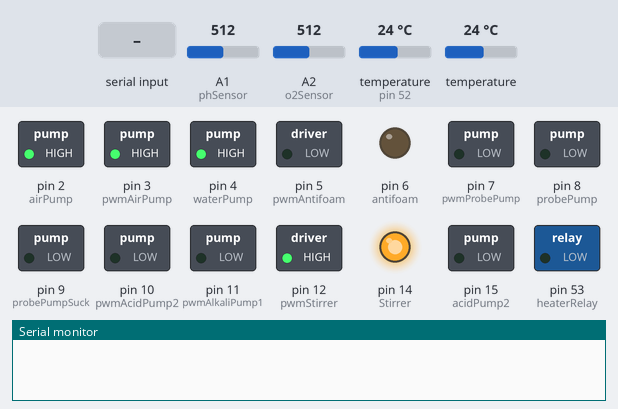
A sketch run on a simulated Arduino Mega 2560, built with avr-gcc and run on an emulated ATmega2560. On the bench: switched loads named in the sketch (green lamp = pin HIGH), output pins drawn as LEDs (lit = HIGH), the last lines printed to the serial monitor. The inputs (shaded band) are chosen by the test bench; at power-on: temperature (sensor on pin 52) 24 °C, A1 (phSensor) = 512, A2 (o2Sensor) = 512, temperature 24 °C.

Above: at 1.2 s.
1.3 s: temperature (sensor on pin 52) set to 27.5 °C
9.0 s: temperature (sensor on pin 52) set to 28.3 °C
At 12.8 s:
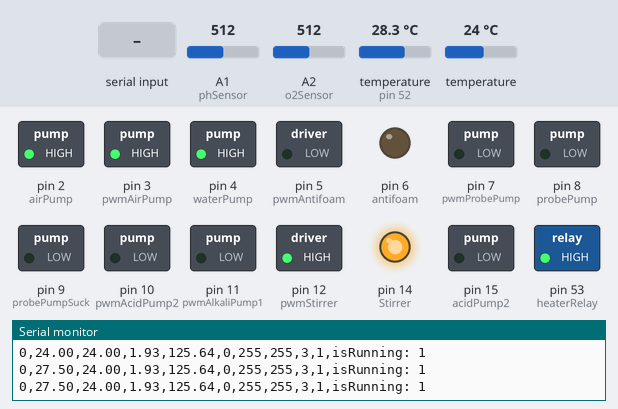
13.6 s: "90,45,200\n" received over Serial
At 16.5 s:
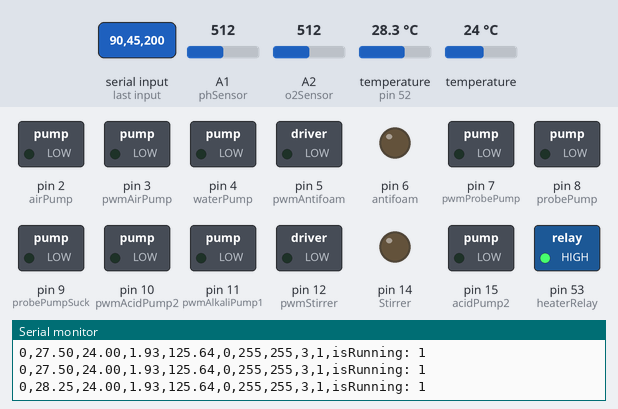
Timing chart, 0 to 18.0 s (numbered marks = the images above; inputs shaded):
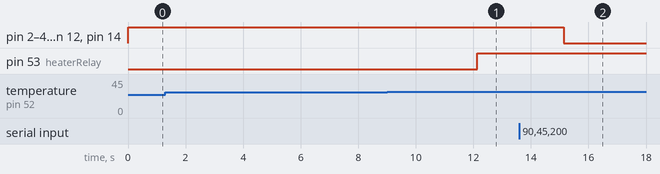

The sketch:

arduino_main_10_10.ino
```cpp
#include "OneWire.h"
#include "DallasTemperature.h"


int isRunning = 0;
float tempInput; // Temperature we want
float tempInsideOutput; // Temperature we have inside
float tempOutsideOutput; // Temperature we have outside
int phInputSignal; // signal to add alkali/acid  --- 0 - nothing, 1-add drop of acid 2- add drop of alkali

// ph
// calibration coeficients
float b_ph0 = 15.169377;
float b_ph1 = -0.025857;
// calibration coeficients o2
float b_o2_0 = -2.5641  ;
float b_o2_1 = 0.05128  ;

float phValueOutput; // pH we have
float phVoltage; // voltage from pH probe

//o2
float o2Voltage; // voltage from o2 sensor
float o2ValueOutput; //o2 we have


int stirRPM;
int antifoamInput;
int antifoamOutput;
int airRpmInput;
int sampleSignal = 0;
int stopSignal = 0;
unsigned long int cycleStartTime;
unsigned long int cycleEndTime;
String commentOutput;


unsigned long int totalCycleTime = 0;


// define pins
//(subboard pins)

#define free0 0
#define free1 1

#define airPump 2
#define pwmAirPump 3

#define waterPump 4
#define pwmAntifoam 5
#define antifoam 6

#define pwmProbePump  7
#define probePump 8
#define probePumpSuck 9


#define pwmAcidPump2 10
#define pwmAlkaliPump1 11
#define pwmStirrer 12 // speed of Stirrer (mieszadlo)
#define free13 13 // freee pwm

#define Stirrer 14
#define acidPump2 15 // peristalticPump 2
#define alkaliPump1 16 // peristalticPump 1

#define phSensor A1 //ph Sensor 15 pin analog   (13)
#define o2Sensor A2 // o2 sensor 16 pin analog  (14)


#define tempSensors 52 // both temperature sensors digital (16)


#define heaterRelay 53 // heater relay digital (11)

OneWire oneWire(tempSensors);
DallasTemperature tempSensorsOneWire(&oneWire);
//byte tempInsideSensorAdress[8] = {0x28, 0x18, 0x12, 0x43, 0xD4, 0xE1, 0x3C, 0x58}; // ten z kablami
byte tempOutsideSensorAdress[8] = {0x28, 0x9C, 0xE4, 0x43, 0xD4, 0xE1, 0x3C, 0x54}; // trytytka
byte tempInsideSensorAdress[8] = {0x28, 0x55, 0xDC, 0x43, 0xD4, 0xE1, 0x3C, 0xE7}; // ten z izolacja

void setup() {


  Serial.begin(115200);

  tempSensorsOneWire.begin();
  tempSensorsOneWire.setResolution(12);
  pinMode(airPump, OUTPUT);
  pinMode(pwmProbePump, OUTPUT);
  pinMode(waterPump, OUTPUT);
  pinMode(pwmAntifoam, OUTPUT);
  pinMode(pwmAirPump, OUTPUT);
  pinMode(Stirrer, OUTPUT);

  pinMode(probePumpSuck, OUTPUT);


  pinMode(pwmAcidPump2, OUTPUT);
  pinMode(pwmAlkaliPump1, OUTPUT);
  pinMode(pwmStirrer, OUTPUT);
  pinMode(acidPump2, OUTPUT);
  pinMode(alkaliPump1, OUTPUT);

  //pinMode(tempSensors, INPUT); // instance of onewire class

  pinMode(phSensor, INPUT);
  pinMode(o2Sensor, INPUT);
  pinMode(heaterRelay, OUTPUT);
  pinMode(probePump, OUTPUT);
  pinMode(antifoam, OUTPUT);


// ======= manual input for debugging
  sampleSignal = 0;
  commentOutput = "test_comment";
  tempInput = 28.0;
  phInputSignal = 7;
  stirRPM = 255; // send in PWM
  antifoamInput = 0;
  isRunning = 1;
  sampleSignal = 3; // 3 off
  stopSignal = 0;
  airRpmInput = 255;

}


void loop() {


  //=========================================== INPUT READ ==================================================
  if (Serial.available() > 0) {
    // Read the input from the serial port until a newline character is encountered
    String input = Serial.readStringUntil('\n');
    input.trim(); // Remove any trailing newline characters


    int count = 0;
    // Split the string
    String* input_arr = splitString(input, ',', count);


    // Convert the strings to appropriate types
    tempInput = input_arr[0].toFloat();
    phInputSignal = input_arr[1].toInt(); // ph input is now signal to add one drop of alkali/acid 0 - nothing 1- acid (lowers pH) 2 - alkali (ph- UP )
    stirRPM = input_arr[2].toInt();
    antifoamInput = input_arr[3].toInt();
    airRpmInput = input_arr[4].toInt();
    isRunning = input_arr[5].toInt();
    sampleSignal = input_arr[6].toInt();
    stopSignal = input_arr[7].toInt();


    // Free the allocated memory
    delete[] input_arr;
    // Print the input array for debugging
    //Serial.println(isRunning);
    // communicate about process start
    if (isRunning == 1) {
      // Start the process
      commentOutput+="Process running ";
      if(totalCycleTime ==0 ){cycleStartTime = millis();}


    } else if (isRunning == 0) {
      // Pause the process


      //Calculate process time
      cycleEndTime = millis();
      totalCycleTime = totalCycleTime + (cycleEndTime - cycleStartTime);

      commentOutput += "Process paused total Cycle time:";
      commentOutput += totalCycleTime;

    }


  }


    // ================================================ MAIN LOOP IF isRunning =============================
    if (isRunning == 1) {
      // WHOLE RUNNING CODE


    // ==================================== MOTORS ===========================

      digitalWrite(waterPump, HIGH);
      engineStartStop(airPump, airRpmInput);
      engineStartStop(Stirrer, stirRPM);


    //Temperature measurement and update
     tempSensorsOneWire.requestTemperatures();
     tempInsideOutput = tempSensorsOneWire.getTempC(tempInsideSensorAdress); // z izolacja
     tempOutsideOutput = tempSensorsOneWire.getTempC(tempOutsideSensorAdress); // z trytytka
    //Place for PH measurement and update


//============================ Temperature ====================


     if(tempInsideOutput >= tempInput){
      digitalWrite (heaterRelay, HIGH) ; // HIGH MEANS HEATER IS OFF!!!
      }
      else if(tempInsideOutput < tempInput){
      digitalWrite (heaterRelay, LOW) ; // LOW MEANS HEATER IS ON!!!
        }

//======================= PH - acid/alkali=============

// read from probe
phVoltage = analogRead(phSensor);
phValueOutput = b_ph0 + b_ph1*phVoltage;

if(phInputSignal == 0){}
else if (phInputSignal == 1){ //drop of acid

engineStartStop(acidPump2, 255);
delay(3000);
engineStartStop(acidPump2, 0);


}
else if (phInputSignal == 2 ) { //drop  of alkali
engineStartStop(alkaliPump1, 255);
delay(3000);
engineStartStop(alkaliPump1, 0);

}


//==========================o2==================
o2Voltage = analogRead(o2Sensor);
o2ValueOutput = b_o2_0 + (o2Voltage*5000/1024)*b_o2_1;


//====================== SAMPLE ================
//sampleSignal = 0;
    if(sampleSignal == 0){
      }

     else if (sampleSignal == 1){
      digitalWrite(probePump, HIGH); //23
      digitalWrite(probePumpSuck, LOW); //8
      analogWrite(pwmProbePump, 255); // 3
      commentOutput += "Sample taking in progress";

      }
     else if(sampleSignal == 2){
      digitalWrite(probePump, LOW);
      digitalWrite(probePumpSuck, HIGH);
      analogWrite(pwmProbePump, 255);
      commentOutput+="Sample taken returning remains";
      }
     else if (sampleSignal == 3){
      digitalWrite(probePump, LOW);
      digitalWrite(probePumpSuck, LOW);
      analogWrite(pwmProbePump, 0);
      commentOutput+="Process of sampling ended";
      }

    //====================== ANTIFOAM ================


      if(antifoamInput == 0){
        engineStartStop(antifoam,0);
      }else if (antifoamInput == 1){
      engineStartStop(antifoam, 255);
      } else {
        commentOutput+=", Wrong antifoam intput: ";
        commentOutput+=antifoamInput;

      }


//============================================

      //time = millis();
      //Serial.println(time);
      delay(3000);

// ==================================== arduino output to rasbery
{
    commentOutput = "isRunning: ";
    commentOutput += isRunning;
    Serial.print(totalCycleTime);
    Serial.print(",");
    Serial.print(tempInsideOutput);
    Serial.print(",");
    Serial.print(tempOutsideOutput); //  z trytytka
    Serial.print(",");
    Serial.print(phValueOutput);
    Serial.print(",");
    Serial.print(o2ValueOutput); // percentage of o2 in water (kinda)
    Serial.print(",");
    Serial.print(antifoamOutput);
    Serial.print(",");
    Serial.print(stirRPM);
    Serial.print(",");
    Serial.print(airRpmInput);
    Serial.print(",");
    Serial.print(sampleSignal);
    Serial.print(",");
    Serial.print(isRunning);
    Serial.print(",");
    Serial.println(commentOutput);

}


    } else if (isRunning == 0) {
      //Serial.println("is Running == 0");
      digitalWrite(waterPump, LOW);
      engineStartStop(airPump, 0);
      engineStartStop(Stirrer, 0);


    digitalWrite(heaterRelay, HIGH) ; // high means OFF


    digitalWrite(probePump, LOW);
    digitalWrite(probePumpSuck, LOW);
    analogWrite(pwmProbePump, 0);

    engineStartStop(antifoam,0);


    engineStartStop(acidPump2, 0);
    engineStartStop(alkaliPump1, 0);

      delay(3000);
      //NOTHING


    }


}


//============================= Functions ==============================


String* splitString(const String &str, char delimiter, int &count) {
  count = 1; // At least one substring exists
  for (int i = 0; i < str.length(); i++) {
    if (str[i] == delimiter) {
      count++;
    }
  }


  String* result = new String[count];
  int startIndex = 0;
  int resultIndex = 0;


  for (int i = 0; i <= str.length(); i++) {
    if (str[i] == delimiter || i == str.length()) {
      result[resultIndex++] = str.substring(startIndex, i);
      startIndex = i + 1;
    }
  }


  return result;
}


void engineStartStop(byte enginePin, byte PWM){
  byte pwmPin;
  byte eng = enginePin;
  switch (eng){
    case airPump:
      pwmPin = pwmAirPump;
      break;
    case waterPump:
      //pwmPin = pwmWaterPump;
      break;
    case Stirrer:
      pwmPin = pwmStirrer;
      break;
    case acidPump2:
      pwmPin = pwmAcidPump2;
      break;
    case alkaliPump1:
      pwmPin = pwmAlkaliPump1;
      break;
    case antifoam:
      pwmPin = pwmAntifoam;
      break;

    }
  if(PWM > 0){
    digitalWrite(enginePin, HIGH);
   analogWrite(pwmPin, PWM); }
   else if(PWM == 0){
    digitalWrite(enginePin, LOW);
    analogWrite(pwmPin, PWM);
    }

     }
```

Measured:
- the behaviour switches between 27.9 and 28 °C on temperature (sensor on pin 52) (found by bisection; images 0 and 1)
- after the input at 9.0 s, pin 53 (heaterRelay): LOW → HIGH after 3.1 s
- after the input at 13.6 s, pin 2 (airPump), pin 3 (pwmAirPump), pin 4 (waterPump), pin 12 (pwmStirrer), pin 14 (Stirrer): HIGH → LOW after 1.5 s
